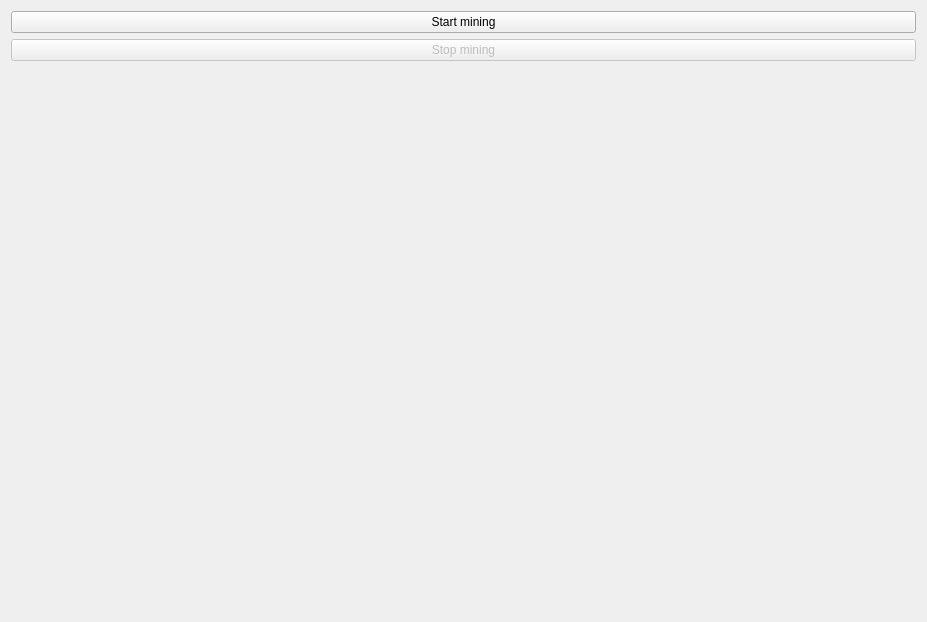
<?xml version="1.0" encoding="UTF-8"?>
<ui version="4.0">
 <class>MiningPage</class>
 <widget class="QWidget" name="MiningPage">
  <property name="geometry">
   <rect>
    <x>0</x>
    <y>0</y>
    <width>927</width>
    <height>622</height>
   </rect>
  </property>
  <property name="windowTitle">
   <string>Form</string>
  </property>
  <layout class="QVBoxLayout" name="topLayout">
   <item>
    <layout class="QHBoxLayout" name="horizontalLayout" stretch="0">
     <item>
      <layout class="QVBoxLayout" name="verticalLayout_2">
       <item>
        <layout class="QHBoxLayout" name="horizontalLayout_3"/>
       </item>
       <item>
        <widget class="QPushButton" name="startminingbtn">
         <property name="text">
          <string>Start mining</string>
         </property>
        </widget>
       </item>
       <item>
        <widget class="QPushButton" name="stopminingbtn">
         <property name="enabled">
          <bool>false</bool>
         </property>
         <property name="text">
          <string>Stop mining</string>
         </property>
        </widget>
       </item>
       <item>
        <spacer name="verticalSpacer">
         <property name="orientation">
          <enum>Qt::Vertical</enum>
         </property>
         <property name="sizeType">
          <enum>QSizePolicy::Expanding</enum>
         </property>
         <property name="sizeHint" stdset="0">
          <size>
           <width>20</width>
           <height>40</height>
          </size>
         </property>
        </spacer>
       </item>
      </layout>
     </item>
    </layout>
   </item>
  </layout>
 </widget>
 <resources/>
 <connections/>
</ui>
